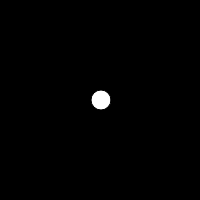
Frame 1 (no input)
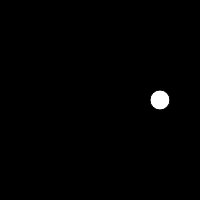
Frame 60 (no input)
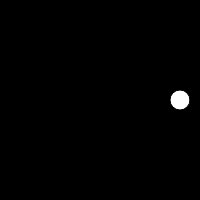
Frame 120 (the mouse pressed at the canvas centre since frame 60)

The p5.js sketch that drew these frames (run headless with seeded random() and noise() and a simulated clock; from frame 60 on, the mouse is pressed at the canvas centre):

// p5.js sketch
// ── sketch.js
let goRight = true;
let circleX = 100;

function setup() {
  createCanvas(200, 200);
}

function draw() {
  background(0);
  if (goRight) {
    circleX++;
  } else {
    circleX--;
  }
  ellipse(circleX, height/2,20,20);
  if (circleX == width || circleX==0) {
    goRight = !goRight;
  }
}
